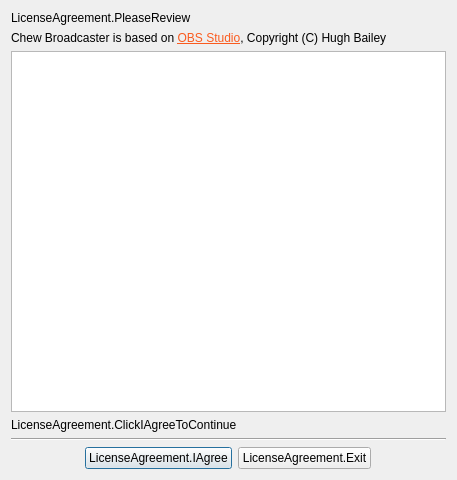
<?xml version="1.0" encoding="UTF-8"?>
<ui version="4.0">
 <class>OBSLicenseAgreement</class>
 <widget class="QDialog" name="OBSLicenseAgreement">
  <property name="geometry">
   <rect>
    <x>0</x>
    <y>0</y>
    <width>457</width>
    <height>480</height>
   </rect>
  </property>
  <property name="minimumSize">
   <size>
    <width>200</width>
    <height>300</height>
   </size>
  </property>
  <property name="windowTitle">
   <string>LicenseAgreement</string>
  </property>
  <layout class="QVBoxLayout" name="verticalLayout">
   <item>
    <widget class="QLabel" name="agreement">
     <property name="text">
      <string>LicenseAgreement.PleaseReview</string>
     </property>
     <property name="textFormat">
      <enum>Qt::RichText</enum>
     </property>
     <property name="wordWrap">
      <bool>true</bool>
     </property>
     <property name="openExternalLinks">
      <bool>true</bool>
     </property>
     <property name="textInteractionFlags">
      <set>Qt::TextBrowserInteraction</set>
     </property>
    </widget>
   </item>
   <item>
    <widget class="QLabel" name="originalCopyright">
     <property name="text">
      <string>&lt;html&gt;&lt;head/&gt;&lt;body&gt;&lt;p&gt;Chew Broadcaster is based on &lt;a href=&quot;https://obsproject.com&quot;&gt;&lt;span style=&quot; text-decoration: underline; color:#fa5b1f;&quot;&gt;OBS Studio&lt;/span&gt;&lt;/a&gt;, Copyright (C) Hugh Bailey&lt;/p&gt;&lt;/body&gt;&lt;/html&gt;
      </string>
     </property>
     <property name="textFormat">
      <enum>Qt::RichText</enum>
     </property>
     <property name="wordWrap">
      <bool>true</bool>
     </property>
     <property name="openExternalLinks">
      <bool>true</bool>
     </property>
     <property name="textInteractionFlags">
      <set>Qt::TextBrowserInteraction</set>
     </property>
    </widget>
   </item>
   <item>
    <widget class="QPlainTextEdit" name="license">
     <property name="documentTitle">
      <string/>
     </property>
     <property name="readOnly">
      <bool>true</bool>
     </property>
     <property name="plainText">
      <string/>
     </property>
    </widget>
   </item>
   <item>
    <widget class="QLabel" name="label">
     <property name="text">
      <string>LicenseAgreement.ClickIAgreeToContinue</string>
     </property>
     <property name="wordWrap">
      <bool>true</bool>
     </property>
    </widget>
   </item>
   <item>
    <widget class="Line" name="line">
     <property name="orientation">
      <enum>Qt::Horizontal</enum>
     </property>
    </widget>
   </item>
   <item alignment="Qt::AlignHCenter|Qt::AlignVCenter">
    <widget class="QWidget" name="widget" native="true">
     <layout class="QHBoxLayout" name="horizontalLayout">
      <property name="leftMargin">
       <number>0</number>
      </property>
      <property name="topMargin">
       <number>0</number>
      </property>
      <property name="rightMargin">
       <number>0</number>
      </property>
      <property name="bottomMargin">
       <number>0</number>
      </property>
      <item>
       <widget class="QPushButton" name="agree">
        <property name="text">
         <string>LicenseAgreement.IAgree</string>
        </property>
       </widget>
      </item>
      <item>
       <widget class="QPushButton" name="decline">
        <property name="text">
         <string>LicenseAgreement.Exit</string>
        </property>
       </widget>
      </item>
     </layout>
    </widget>
   </item>
  </layout>
 </widget>
 <resources/>
 <connections>
  <connection>
   <sender>agree</sender>
   <signal>clicked()</signal>
   <receiver>OBSLicenseAgreement</receiver>
   <slot>accept()</slot>
   <hints>
    <hint type="sourcelabel">
     <x>138</x>
     <y>419</y>
    </hint>
    <hint type="destinationlabel">
     <x>40</x>
     <y>424</y>
    </hint>
   </hints>
  </connection>
  <connection>
   <sender>decline</sender>
   <signal>clicked()</signal>
   <receiver>OBSLicenseAgreement</receiver>
   <slot>reject()</slot>
   <hints>
    <hint type="sourcelabel">
     <x>312</x>
     <y>410</y>
    </hint>
    <hint type="destinationlabel">
     <x>424</x>
     <y>418</y>
    </hint>
   </hints>
  </connection>
 </connections>
</ui>
